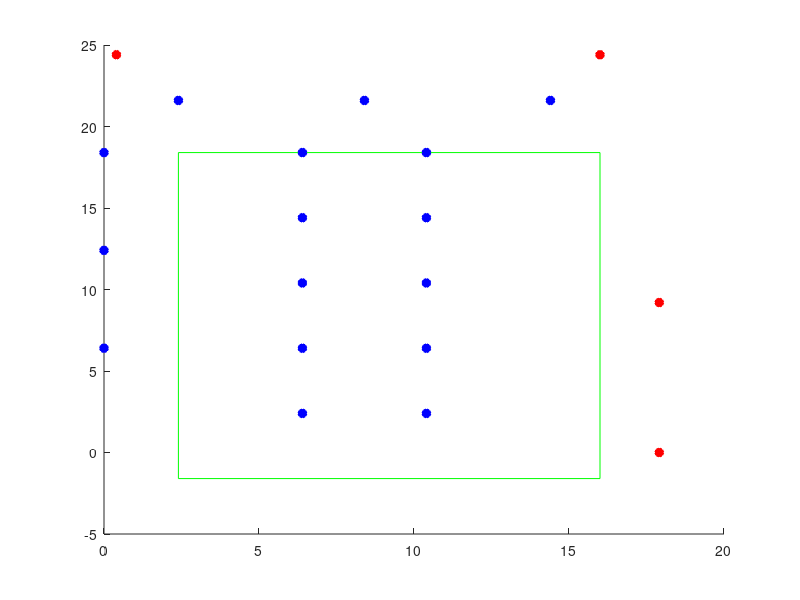

Write the MATLAB code that produced this figure. (Note: this script raises an error after producing the figure.)
%% Points
tile_size = 0.4; % In meters

labels = [111:126];

points_x = [10, 10, 10, 10, 10, 20, 20, 20, 20, 20, 0, 15, 30, -6, -6, -6];
points_y = [0, -10, -20, -30, -40, 0, -10, -20, -30, -40, 8, 8, 8, 0, -15, -30];

AP_labels = [43:46];

RX_x = [39, 34, -5, 39];
RX_y = [-46, 15, 15, -23];

% We convert everything to meters
points_x = points_x * tile_size;
points_y = points_y * tile_size;

RX_x = RX_x * tile_size;
RX_y = RX_y * tile_size;

% Aps 43 and 46 are 9 cm off on the X axis, fix that
RX_x(1) = RX_x(1) - 0.09;
RX_x(4) = RX_x(4) - 0.09;

% Move everything so that (0, 0) is bottom left
y_offset = abs(RX_y(1));
x_offset = abs(points_x(16));
RX_y = RX_y + y_offset;
RX_x = RX_x + x_offset;

points_x = points_x + x_offset;
points_y = points_y + y_offset;

%% Generate the map

figure,

% Grass
rectangle('Position', [0 + x_offset -50*tile_size+y_offset 34*tile_size 50*tile_size], 'EdgeColor','g');
hold on

p_points = plot(points_x,points_y, "b*", "LineWidth", 4);
p_routers = plot(RX_x,RX_y, "r*", "LineWidth", 4);

text(RX_x + 0.1, RX_y + 0.1, string(AP_labels));

p_points = plot(points_x,points_y, "b*", "LineWidth", 4);
text(points_x + 0.1, points_y + 0.1, string(labels));

% take the distances between APs to points
true_distances = sqrt((points_x' - RX_x).^2 + (points_y' - RX_y).^2);

% take the angles between APs to points
diff_RX_x = points_x' - RX_x;
diff_RX_y = points_y' - RX_y;
true_angles = rad2deg(atan(diff_RX_x./diff_RX_y));
